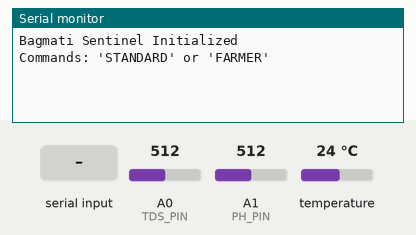
Simulated run of this sketch. Board: Arduino Uno, built with avr-gcc and run on an emulated ATmega328P. Parts: the last lines printed to the serial monitor. Inputs (shaded band) come from the test bench; at power-on: A1 (PH_PIN) = 512, temperature 24 °C, A0 (TDS_PIN) = 512.

Above: at 1.2 s.
1.3 s: A1 (PH_PIN) set to 390
At 4.0 s:
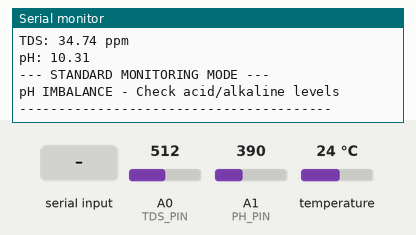
4.4 s: "FARMER\n" received over Serial
At 5.8 s:
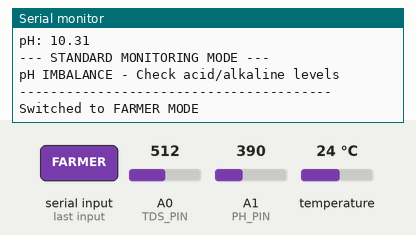
8.6 s: temperature set to 4 °C
At 9.46 s:
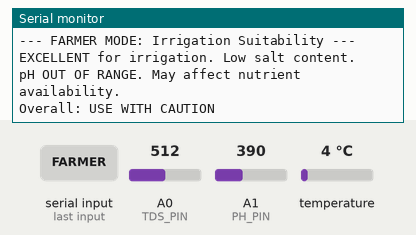
15.3 s: "STANDARD\n" received over the second serial link
At 17.0 s:
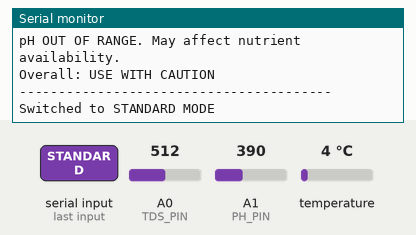
22.0 s: A0 (TDS_PIN) set to 716
At 24.8 s:
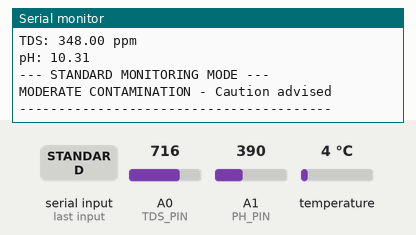
28.7 s: "FARMER\n" received over the second serial link
At 29.6 s:
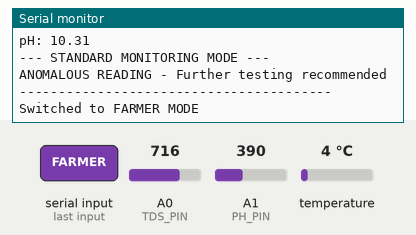
Timing chart, 0 to 31.7 s (numbered marks = the images above; inputs shaded):
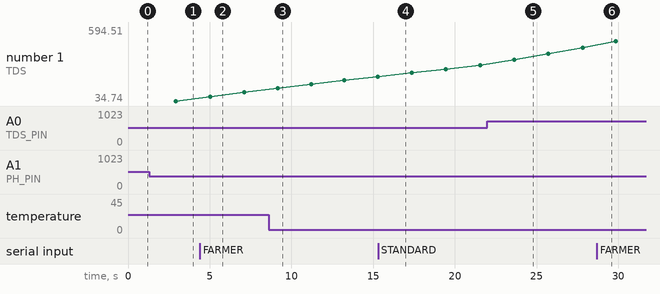

The sketch:

BagmatiSentinel.ino
```cpp
/*
 * Bagmati Sentinel: Robotic Water Quality Monitor
 * Authors: Abriya Shrestha, Nirvana Singh Rayamajhi, Kiran Khatri
 * United School - YSS-2025
 *
 * Hardware Requirements:
 * - Arduino UNO R3
 * - DS18B20 Temperature Sensor
 * - Analog pH Sensor Kit
 * - Analog TDS Sensor Kit
 * - HC-05 Bluetooth Module
 * - Buck Converter for power management
 */

#include <OneWire.h>
#include <DallasTemperature.h>
#include <SoftwareSerial.h>

// Pin Definitions
#define TDS_PIN A0
#define PH_PIN A1
#define TEMP_PIN 2
#define BT_RX 10
#define BT_TX 11

// Sensor Calibration Constants
#define VREF 5.0              // Arduino reference voltage
#define SCOUNT 30             // Sample count for averaging
#define PH_OFFSET 0.0         // pH sensor calibration offset

// Temperature Compensation - DISABLED
// #define TEMP_COEFFICIENT 0.02 // TDS temperature compensation coefficient
// #define STANDARD_TEMP 25.0    // Standard temperature for TDS normalization

// Chemical Proxy Algorithm Thresholds
#define TDS_CLEAN_MAX 300
#define TDS_SEWAGE_MIN 400
#define TDS_INDUSTRIAL_MIN 600
#define PH_NEUTRAL_MIN 6.0
#define PH_NEUTRAL_MAX 7.5
#define PH_SAFE_MIN 6.5
#define PH_SAFE_MAX 8.0
#define PH_ACID_MAX 5.5
#define PH_ALKALINE_MIN 9.0

// Spill Detection
#define SPILL_THRESHOLD 100   // TDS change threshold in ppm
#define SAMPLING_INTERVAL 2000 // 2 seconds between readings

// Initialize sensors
OneWire oneWire(TEMP_PIN);
DallasTemperature tempSensor(&oneWire);
SoftwareSerial bluetooth(BT_RX, BT_TX);

// Global variables
float temperature = 25.0;
float tdsValue = 0.0;
float phValue = 7.0;
float previousTDS = 0.0;
unsigned long lastReadTime = 0;
bool farmerMode = false;

// Buffers for sensor averaging
int tdsBuffer[SCOUNT];
int tdsIndex = 0;

void setup() {
  Serial.begin(9600);
  bluetooth.begin(9600);
  tempSensor.begin();

  pinMode(TDS_PIN, INPUT);
  pinMode(PH_PIN, INPUT);

  // Initialize TDS buffer
  for (int i = 0; i < SCOUNT; i++) {
    tdsBuffer[i] = 0;
  }

  Serial.println("Bagmati Sentinel Initialized");
  Serial.println("Commands: 'STANDARD' or 'FARMER'");
  bluetooth.println("Bagmati Sentinel Ready");
}

void loop() {
  unsigned long currentTime = millis();

  // Check for Bluetooth commands
  checkBluetoothCommands();

  // Sample sensors at defined interval
  if (currentTime - lastReadTime >= SAMPLING_INTERVAL) {
    lastReadTime = currentTime;

    // Read all sensors
    temperature = readTemperature();
    tdsValue = readTDS(temperature);
    phValue = readPH();

    // Display readings
    displayReadings();

    // Chemical Proxy Algorithm
    String diagnosis = chemicalProxyAlgorithm(tdsValue, phValue);

    // Spill Detector
    checkSpillEvent(tdsValue, previousTDS);

    // Display diagnosis
    if (farmerMode) {
      displayFarmerMode(tdsValue, phValue, diagnosis);
    } else {
      displayStandardMode(tdsValue, phValue, temperature, diagnosis);
    }

    // Store current TDS for next comparison
    previousTDS = tdsValue;

    Serial.println("----------------------------------------");
    bluetooth.println("----------------------------------------");
  }

  delay(100);
}

float readTemperature() {
  tempSensor.requestTemperatures();
  float temp = tempSensor.getTempCByIndex(0);

  // Validate temperature reading
  if (temp < -50 || temp > 100) {
    return 25.0; // Return default if invalid
  }
  return temp;
}

float readTDS(float temp) {
  // Collect samples for averaging
  tdsBuffer[tdsIndex] = analogRead(TDS_PIN);
  tdsIndex = (tdsIndex + 1) % SCOUNT;

  // Calculate average
  int sum = 0;
  for (int i = 0; i < SCOUNT; i++) {
    sum += tdsBuffer[i];
  }
  float averageVoltage = (sum / SCOUNT) * (VREF / 1024.0);

  // Convert voltage to TDS value (ppm) - NO temperature compensation
  float tds = (133.42 * averageVoltage * averageVoltage * averageVoltage
               - 255.86 * averageVoltage * averageVoltage
               + 857.39 * averageVoltage) * 0.5;

  return tds;
}

float readPH() {
  int samples = 10;
  int sum = 0;

  // Average multiple readings for stability
  for (int i = 0; i < samples; i++) {
    sum += analogRead(PH_PIN);
    delay(10);
  }

  float averageVoltage = (sum / samples) * (VREF / 1024.0);

  // Convert voltage to pH value
  // Standard pH sensor equation: pH = 7.0 - (voltage - midpoint_voltage) / slope
  float ph = 7.0 - ((averageVoltage - 2.5) / 0.18) + PH_OFFSET;

  // Constrain pH to valid range
  if (ph < 0) ph = 0;
  if (ph > 14) ph = 14;

  return ph;
}

String chemicalProxyAlgorithm(float tds, float ph) {
  String diagnosis = "";

  // Logic from Table 1: Chemical Proxy Algorithm

  // Condition 1: High Conductivity & Neutral pH → Sewage/Nitrates/Phosphates
  if (tds > TDS_SEWAGE_MIN && ph >= PH_NEUTRAL_MIN && ph <= PH_NEUTRAL_MAX) {
    diagnosis = "SEWAGE RUNOFF DETECTED - Nitrates/Phosphates Present";
  }
  // Condition 2: High Conductivity & Extreme pH → Heavy Metals/Industrial
  else if (tds > TDS_INDUSTRIAL_MIN && (ph < PH_ACID_MAX || ph > PH_ALKALINE_MIN)) {
    diagnosis = "INDUSTRIAL POLLUTION - Heavy Metals/Acids/Alkalines";
  }
  // Condition 3: Clean Water
  else if (tds < TDS_CLEAN_MAX && ph >= PH_SAFE_MIN && ph <= PH_SAFE_MAX) {
    diagnosis = "WATER SAFE - Good for drinking and use";
  }
  // Moderate contamination
  else if (tds >= TDS_CLEAN_MAX && tds <= TDS_SEWAGE_MIN) {
    diagnosis = "MODERATE CONTAMINATION - Caution advised";
  }
  // pH out of safe range but low TDS
  else if (tds < TDS_SEWAGE_MIN && (ph < PH_SAFE_MIN || ph > PH_SAFE_MAX)) {
    diagnosis = "pH IMBALANCE - Check acid/alkaline levels";
  }
  else {
    diagnosis = "ANOMALOUS READING - Further testing recommended";
  }

  return diagnosis;
}

void checkSpillEvent(float currentTDS, float prevTDS) {
  float tdsChange = abs(currentTDS - prevTDS);

  if (tdsChange > SPILL_THRESHOLD) {
    Serial.println("*** SUDDEN SPILL ALERT ***");
    Serial.print("TDS changed by: ");
    Serial.print(tdsChange);
    Serial.println(" ppm");

    bluetooth.println("*** SUDDEN SPILL ALERT ***");
    bluetooth.print("TDS change: ");
    bluetooth.print(tdsChange);
    bluetooth.println(" ppm");
  }
}

void displayReadings() {
  Serial.print("Temperature: ");
  Serial.print(temperature);
  Serial.println(" °C");

  Serial.print("TDS: ");
  Serial.print(tdsValue);
  Serial.println(" ppm");

  Serial.print("pH: ");
  Serial.println(phValue);
}

void displayStandardMode(float tds, float ph, float temp, String diagnosis) {
  Serial.println("\n--- STANDARD MONITORING MODE ---");
  Serial.println(diagnosis);

  bluetooth.println("\n--- STANDARD MODE ---");
  bluetooth.print("Temp: ");
  bluetooth.print(temp);
  bluetooth.println("C");
  bluetooth.print("TDS: ");
  bluetooth.print(tds);
  bluetooth.println(" ppm");
  bluetooth.print("pH: ");
  bluetooth.println(ph);
  bluetooth.println(diagnosis);
}

void displayFarmerMode(float tds, float ph, String diagnosis) {
  Serial.println("\n--- FARMER MODE: Irrigation Suitability ---");

  bool safeForIrrigation = true;
  String recommendation = "";

  // Check TDS for irrigation
  if (tds < 300) {
    recommendation += "EXCELLENT for irrigation. Low salt content.\n";
  } else if (tds >= 300 && tds < 600) {
    recommendation += "GOOD for most crops. Monitor salt buildup.\n";
  } else if (tds >= 600 && tds < 1000) {
    recommendation += "MODERATE RISK. Suitable for salt-tolerant crops only.\n";
    safeForIrrigation = false;
  } else {
    recommendation += "HIGH RISK. NOT recommended for irrigation. Risk of soil toxicity.\n";
    safeForIrrigation = false;
  }

  // Check pH for irrigation
  if (ph >= 6.0 && ph <= 8.0) {
    recommendation += "pH is SUITABLE for most crops.";
  } else {
    recommendation += "pH OUT OF RANGE. May affect nutrient availability.";
    safeForIrrigation = false;
  }

  Serial.println(recommendation);
  Serial.print("Overall: ");
  Serial.println(safeForIrrigation ? "SAFE FOR IRRIGATION" : "USE WITH CAUTION");

  bluetooth.println("\n--- FARMER MODE ---");
  bluetooth.print("TDS: ");
  bluetooth.print(tds);
  bluetooth.println(" ppm");
  bluetooth.print("pH: ");
  bluetooth.println(ph);
  bluetooth.println(recommendation);
  bluetooth.println(safeForIrrigation ? "SAFE FOR IRRIGATION" : "USE WITH CAUTION");
}

void checkBluetoothCommands() {
  if (bluetooth.available()) {
    String command = bluetooth.readStringUntil('\n');
    command.trim();
    command.toUpperCase();

    if (command == "FARMER") {
      farmerMode = true;
      Serial.println("Switched to FARMER MODE");
      bluetooth.println("Switched to FARMER MODE");
    } else if (command == "STANDARD") {
      farmerMode = false;
      Serial.println("Switched to STANDARD MODE");
      bluetooth.println("Switched to STANDARD MODE");
    } else if (command == "STATUS") {
      bluetooth.print("Current Mode: ");
      bluetooth.println(farmerMode ? "FARMER" : "STANDARD");
    } else {
      bluetooth.println("Unknown command. Use: STANDARD, FARMER, or STATUS");
    }
  }

  // Also check Serial monitor for commands
  if (Serial.available()) {
    String command = Serial.readStringUntil('\n');
    command.trim();
    command.toUpperCase();

    if (command == "FARMER") {
      farmerMode = true;
      Serial.println("Switched to FARMER MODE");
    } else if (command == "STANDARD") {
      farmerMode = false;
      Serial.println("Switched to STANDARD MODE");
    }
  }
}
```

Measured:
- after the input at 1.3 s, the serial monitor: prints a new line after 1.6 s (image 1)
- after the input at 4.4 s, the serial monitor: prints a new line after 0.93 s (image 2)
- after the input at 8.6 s, the serial monitor: prints a new line after 0.53 s (image 3)
- after the input at 15.3 s, the serial monitor: prints a new line after 0.45 s (image 4)
- after the input at 22.0 s, the serial monitor: prints a new line after 1.6 s (image 5)
- after the input at 28.7 s, the serial monitor: prints a new line at once (image 6)
- plotted number 1: 99.85 → 218.99 after the input at 8.6 s, 305.86 → 438 after the input at 22.0 s
